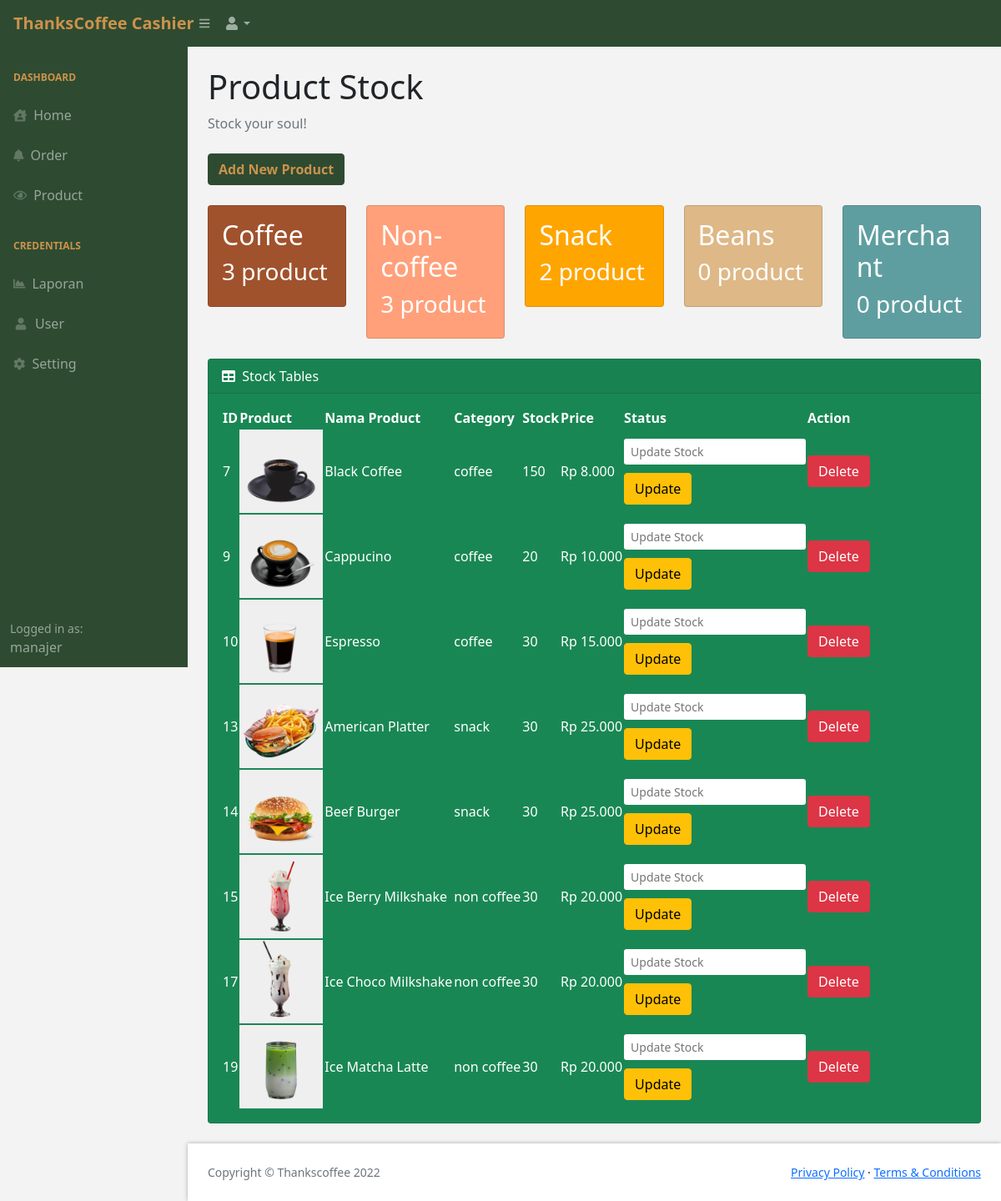
Screenshot of /admin/stock.php (signed in) with the database file from the repository.
### tables this page shows
CREATE TABLE `product` (
  `id_product` int(11) NOT NULL,
  `nama` varchar(50) DEFAULT NULL,
  `kategori` varchar(11) DEFAULT NULL,
  `harga` int(11) DEFAULT NULL,
  `stock` int(100) NOT NULL,
  `gambar` varchar(100) DEFAULT NULL
);

### admin/helper.php (called while the page is built)
<?php
function rupiah($val) {
    return number_format($val, 0,',','.');
}

### admin/stock.php (the view, shortened to what this page needs)
<?php
include 'template.php';
include 'helper.php';
?>
            <div id="layoutSidenav_content">
                <main>
                    <div class="container-fluid px-4">
                        <h1 class="mt-4">Product Stock</h1>
                        <ol class="breadcrumb mb-4">
                            <li class="breadcrumb-item active">Stock your soul! </li>
                        </ol>
                        <button type="button" class="btn btn-info-thanks mb-4" data-bs-toggle="modal" data-bs-target="#myModal">
                            Add New Product
                        </button>
                        <div class="row">
                            <div class="col-xl-3 col-md-6" style="width: 20%;">
                                <div class="card text-white mb-4" style="background-color: sienna !important;">
                                    <div class="card-body"><h2>Coffee</h2>
                                        <?php
                                        $sql = "SELECT * FROM product WHERE kategori = 'coffee'";
                                        $result = mysqli_query($koneksi,$sql);
                                        if(is_null($result)){
                                            echo "<h3>0 product</h3>";
                                        }else{
                                            echo "<h3>".(mysqli_num_rows($result))." product</h3>";
                                        }
                                        ?>
                                    </div>
                                </div>
                            </div>
                            <div class="col-xl-3 col-md-6" style="width: 20%;">
                                <div class="card text-white mb-4" style="background-color: lightsalmon !important;">
                                    <div class="card-body"><h2>Non-coffee</h2>
                                        <?php
                                        $sql = "SELECT * FROM product WHERE kategori = 'non coffee'";
                                        $result = mysqli_query($koneksi,$sql);
                                        if(is_null($result)){
                                            echo "<h3>0 product</h3>";
                                        }else{
                                            echo "<h3>".(mysqli_num_rows($result))." product</h3>";
                                        }
                                        ?>
                                    </div>
                                </div>
                            </div>
                            <div class="col-xl-3 col-md-6" style="width: 20%;">
                                <div class="card text-white mb-4" style="background-color: orange !important;">
                                    <div class="card-body"><h2>Snack</h2>
                                        <?php
                                        $sql = "SELECT * FROM product WHERE kategori = 'snack'";
                                        $result = mysqli_query($koneksi,$sql);
                                        if(is_null($result)){
                                            echo "<h3>0 product</h3>";
                                        }else{
                                            echo "<h3>".(mysqli_num_rows($result))." product</h3>";
                                        }
                                        ?>
                                    </div>
                                </div>
                            </div>
                            <div class="col-xl-3 col-md-6" style="width: 20%;">
                                <div class="card text-white mb-4" style="background-color: burlywood !important;">
                                    <div class="card-body"><h2>Beans</h2>
                                        <?php
                                        $sql = "SELECT * FROM product WHERE kategori = 'beans'";
                                        $result = mysqli_query($koneksi,$sql);
                                        if(is_null($result)){
                                            echo "<h3>0 product</h3>";
                                        }else{
                                            echo "<h3>".(mysqli_num_rows($result))." product</h3>";
                                        }
                                        ?>
                                    </div>
                                </div>
                            </div>
                            <div class="col-xl-3 col-md-6" style="width: 20%;">
                                <div class="card text-white mb-4" style="background-color: cadetblue !important;">
                                    <div class="card-body"><h2>Merchant</h2>
                                        <?php
                                        $sql = "SELECT * FROM product WHERE kategori = 'merchant'";
                                        $result = mysqli_query($koneksi,$sql);
                                        if(is_null($result)){
                                            echo "<h3>0 product</h3>";
                                        }else{
                                            echo "<h3>".(mysqli_num_rows($result))." product</h3>";
                                        }
                                        ?>
                                    </div>
                                </div>
                            </div>
                        </div>
                        <div class="card mb-4">
                            <div class="card-header" style="color: #ffff;">
                                <i class="fas fa-table me-1"></i>
                                Stock Tables
                            </div>
                            <div class="card-body" style="color: #ffff;">
                                <table id="datatablesSimple" style="color: #ffff;">
                                    <thead>
                                        <tr>
                                            <th>ID</th>
                                            <th>Product</th>
                                            <th>Nama Product</th>
                                            <th>Category</th>
                                            <th>Stock</th>
                                            <th>Price</th>
                                            <th>Status</th>
                                            <th>Action</th>
                                        </tr>
                                    </thead>
                                    <tbody>
                                    <?php
                                    $sql = "SELECT * FROM product";
                                    $result = mysqli_query($koneksi,$sql);
                                    while($row = mysqli_fetch_row($result)){
                                       echo "<tr>";
                                        echo "<td>".$row[0]."</td>";
                                        echo "<td><img src='".$row[5]."'height='100' width='100'></td>";
                                        echo "<td>".$row[1]."</td>";
                                        echo "<td>".$row[2]."</td>";
                                        echo "<td>".$row[4]."</td>";
                                        echo "<td>Rp ".rupiah($row[3])."</td>";
                                        echo "<td>";
                                            echo "<form method='post' action='function/editstock.php'>";
                                            echo "<input type='number' class='form-control-sm' style='border-width:0' placeholder='Update Stock' name = 'param'><br/>";
                                            echo "<input type='submit' class='btn btn-warning' style='margin-top:10px' value='Update'></input>";
                                            echo "</form>";
                                        echo "</td>";
                                        echo "<td>";
                                            echo "<form method='post' action='function/delete_product.php'>";
                                            echo "<input type='submit' class='btn btn-danger' value='Delete'></input>";
                                            echo "</form>";
                                        echo "</td>";
                                        echo "</tr>";
                                    }
                                    ?>
                                    </tbody>
                                </table>
                            </div>
                        </div>
                    </div>
                </main>
                <?php include 'footer.php' ?>

### rows the page displays
product: id_product "7", gambar (picture), nama "Black Coffee", kategori "coffee", stock "150", harga "8.000"
product: id_product "9", gambar (picture), nama "Cappucino", kategori "coffee", stock "20", harga "10.000"
product: id_product "10", gambar (picture), nama "Espresso", kategori "coffee", stock "30", harga "15.000"
product: id_product "13", gambar (picture), nama "American Platter", kategori "snack", stock "30", harga "25.000"
product: id_product "14", gambar (picture), nama "Beef Burger", kategori "snack", stock "30", harga "25.000"
product: id_product "15", gambar (picture), nama "Ice Berry Milkshake", kategori "non coffee", stock "30", harga "20.000"
product: id_product "17", gambar (picture), nama "Ice Choco Milkshake", kategori "non coffee", stock "30", harga "20.000"
product: id_product "19", gambar (picture), nama "Ice Matcha Latte", kategori "non coffee", stock "30", harga "20.000"

### other values shown
$_SESSION['user']['username'] "manajer"
mysqli_num_rows($result) "3"
mysqli_num_rows($result) "2"
mysqli_num_rows($result) "0"
